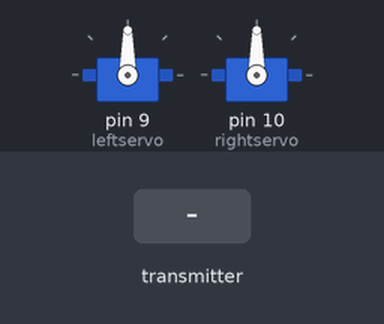
Bench run of a sketch on a simulated Arduino Uno, built with avr-gcc and run on an emulated ATmega328P. On the bench: 2 × servo. The test bench sets the inputs (shaded band). No radio packets arrive unless stated; what the sketch prints to the serial monitor is not drawn.

Above: at 1.2 s.
1.3 s: the transmitter starts sending x = 0
At 2.5 s:
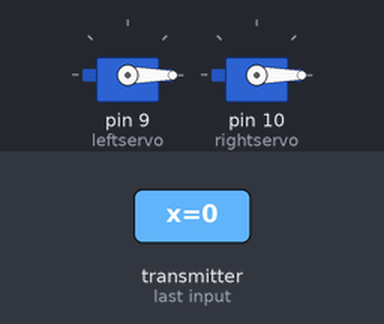
2.8 s: the transmitter starts sending x = 256
At 3.8 s:
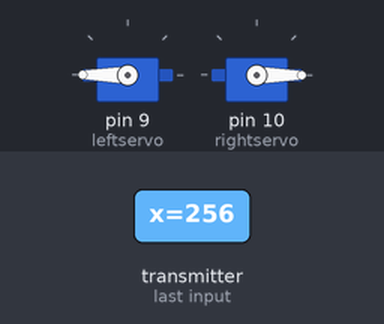
4.3 s: the transmitter starts sending x = 1023
At 5.0 s:
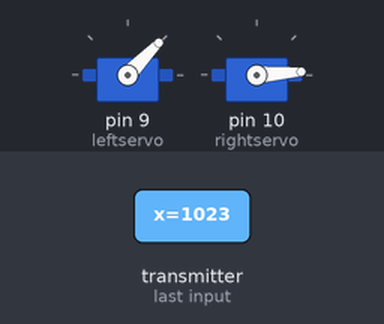
Timing chart, 0 to 7.3 s (numbered marks = the images above; inputs shaded):
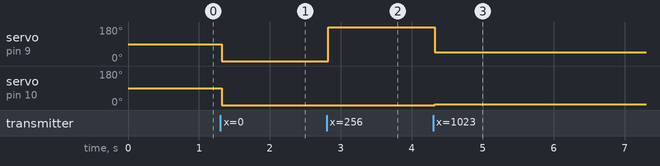

The sketch:

receiver.ino
```cpp
/*
  Arduino Wireless Communication Tutorial
        Example 1 - Receiver Code

  by Dejan Nedelkovski, www.HowToMechatronics.com

  Library: TMRh20/RF24, https://github.com/tmrh20/RF24/
*/
#include <Servo.h>
#include <SPI.h>
#include <nRF24L01.h>
#include <RF24.h>
RF24 radio(7, 8); // CE, CSN
const byte address[6] = "00001";
Servo leftservo;
Servo rightservo;

void setup() {
  Serial.begin(9600);
  radio.begin();
  radio.openReadingPipe(0, address);
  radio.setPALevel(RF24_PA_MIN);
  radio.startListening();
  leftservo.attach(9);
  rightservo.attach(10);
}
void loop() {
  int x, y;
  int left, right;
  Serial.println(radio.getPayloadSize());
  if (radio.available() && radio.getPayloadSize() >= sizeof(x)+sizeof(y)) {
    radio.read(&x, sizeof(x));
    delay(10);
    radio.read(&y, sizeof(y));
    delay(10);
    Serial.print(x);
    Serial.print(", ");
    Serial.println(y);

    int moduleTourne = 179 / moduleTourne;
    if (y > 90) {
      Serial.println("a");
      right = map(x, 0, 179, moduleTourne, 0);
      advance(x, right);
    }
    else if (y < 90) {
      Serial.println("y");
      left = map(x, 0, 179, 0, moduleTourne);
      advance(left, x);
    }
    else if (y == 90) {
      left = 90;
      right = 90;
      advance(left, right);
    }
    /*
      Serial.print ("yval  ");
      Serial.print (yvalue);

      Serial.print (" xval  ");
      Serial.print (xvalue);
      Serial.print (" xturn  ");
      Serial.print (xturn);
      Serial.print ("  xrturn  ");
      Serial.print (xrturn);
      Serial.print ("   module  ");
      Serial.println (moduleTourne);
      delay(10);
    */
  }
}

void advance(int left, int right) {
  leftservo.write(left);
  rightservo.write(right);
}
```

Measured:
- after the input at 1.3 s, servo on pin 9 (leftservo), servo on pin 10 (rightservo): 90° → 0° at once
- after the input at 2.8 s, servo on pin 9 (leftservo): 0° → 180° at once
- after the input at 4.3 s, servo on pin 9 (leftservo): 180° → 46° at once; servo on pin 10 (rightservo): 0° → 4° at once
